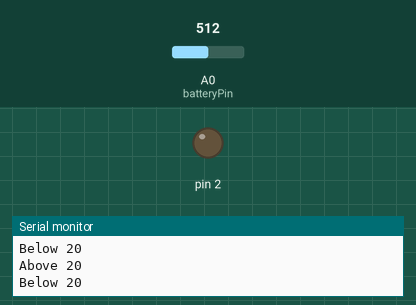
Recording of a sketch running on a simulated Arduino Uno, built with avr-gcc and run on an emulated ATmega328P. Parts: output pins drawn as LEDs (lit = HIGH), the last lines printed to the serial monitor. Dashed ring = blinking. Inputs (shaded band) come from the test bench; at power-on: A0 (batteryPin) = 512.

Above: at 1.2 s.
1.3 s: A0 (batteryPin) set to 900
At 2.1 s:
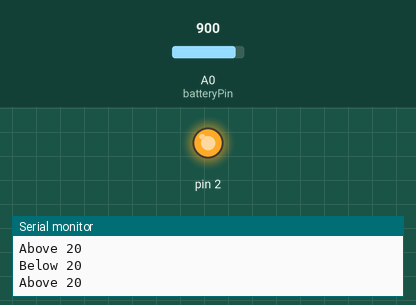
3.0 s: A0 (batteryPin) set to 925
At 4.0 s:
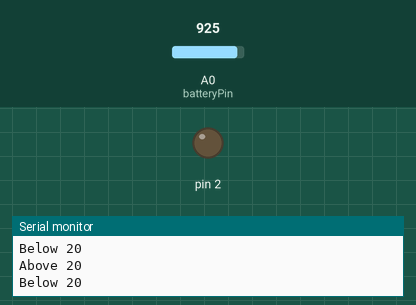
4.6 s: A0 (batteryPin) set to 122
At 4.76 s:
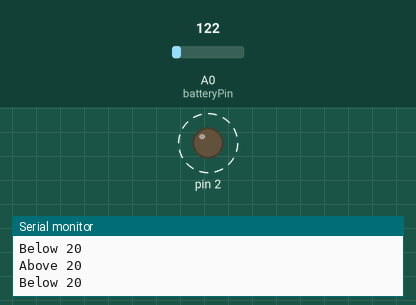
Timing chart, 0 to 7.6 s (numbered marks = the images above; inputs shaded):
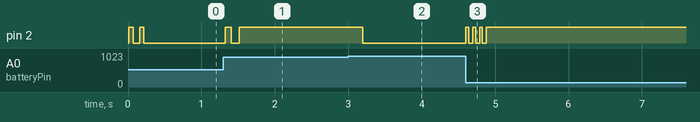

Measured:
- the behaviour switches between 917 and 918 on A0 (batteryPin) (found by bisection; images 1 and 2)
- after the input at 1.3 s, pin 2: LOW → HIGH at once, → LOW 0.08 s later, → HIGH 0.11 s later
- after the input at 3.0 s, pin 2: HIGH → LOW after 0.20 s
- after the input at 4.6 s, pin 2: alternates HIGH for 0.04 s and LOW for 0.05 s, 7 changes in all, then stays HIGH, starting at once
- by itself, pin 2: alternates HIGH for 0.06 s and LOW for 0.09 s, 4 changes in all, then stays LOW

The sketch:

voltmeter.ino
```cpp
/*
* Display5vOrless sketch
* prints the voltage on analog pin to the serial port
* Warning - do not connect more than 5 volts directly to an Arduino pin.
*/

const int batteryPin = 0;         // battery is connected to analog pin 0

const int numReadings = 250;

int readings[numReadings];      // the readings from the analog input
int readIndex = 0;              // the index of the current reading
int total = 0;                  // the running total
int average = 0;                // the average
int currAverage = 0;
int levelFlag = 3;
void setup()
{
Serial.begin(9600);
pinMode(batteryPin, INPUT);
pinMode(2, OUTPUT);
  for (int thisReading = 0; thisReading < numReadings; thisReading++) {
    readings[thisReading] = 0;
  }
  digitalWrite(2, LOW);

}

void loop()
{
  // subtract the last reading:
  total = total - readings[readIndex];
  // read from the sensor:
  readings[readIndex] = analogRead(batteryPin);
  // add the reading to the total:
  total = total + readings[readIndex];
  // advance to the next position in the array:
  readIndex = readIndex + 1;

  // if we're at the end of the array...
  if (readIndex >= numReadings) {
    // ...wrap around to the beginning:
    readIndex = 0;
  }

  // calculate the average:
  average = total / numReadings;
  if (average > 20) {
    if (levelFlag != 1){
      Serial.println("Above 20");
      digitalWrite(2, HIGH);
    }
    levelFlag = 1;
  } else {
    if (levelFlag != 0){
      Serial.println("Below 20");
      digitalWrite(2, LOW);
    }
    levelFlag = 0;
  }
  /*
  if (average != currAverage){
    String barg = "";
      for (int i = 0; i <= average; i++) {
        barg = barg + "+";
      }
    // send it to the computer as ASCII digits
    Serial.println(barg);
  } //average changed
  */
  currAverage = average;
  delay(1);        // delay in between reads for stability
}
```
